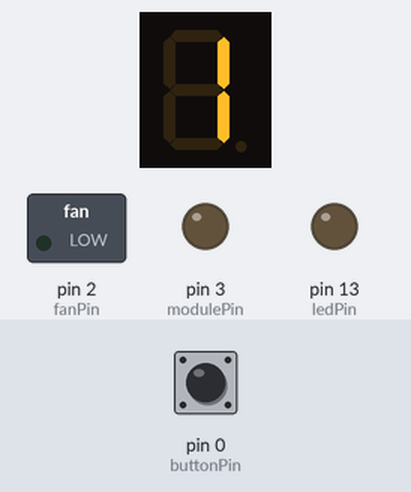
Recording of a sketch running on a simulated Arduino Uno, built with avr-gcc and run on an emulated ATmega328P. Shown: 1-digit seven-segment display, switched loads named in the sketch (green lamp = pin HIGH), output pins drawn as LEDs (lit = HIGH). Wiring (inferred from the names in the program): 1-digit 7-segment display, segments lit when HIGH: segments pin 5, pin 6, pin 7, pin 8, pin 9, pin 10, pin 11. Inputs (shaded band) come from the test bench; at power-on: pin 0 (buttonPin) LOW. The segment pins are drawn as the display they are named for; pins used as bus, display or sensor lines are not drawn.

Above: at 1.2 s.
1.3 s: pin 0 (buttonPin) pulled HIGH for 0.15 s
At 2.3 s:
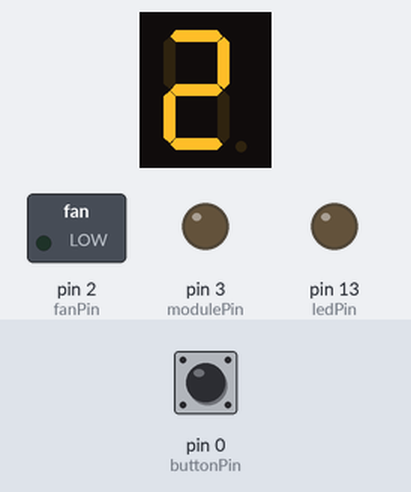
2.9 s: pin 0 (buttonPin) pulled HIGH for 1 s
At 4.8 s:
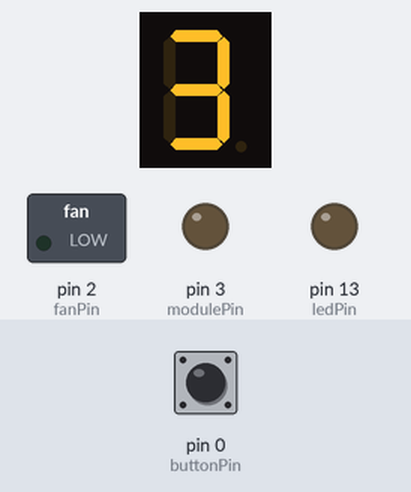
5.4 s: pin 0 (buttonPin) pulled HIGH for 3.2 s
At 6.7 s:
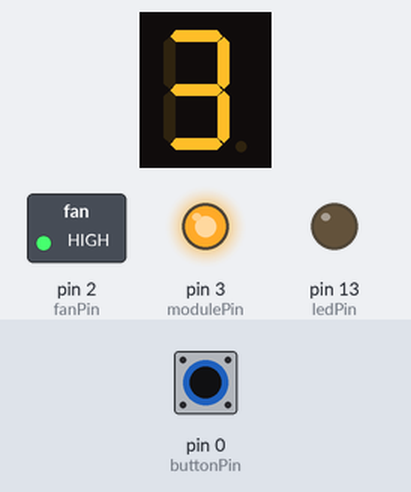
Timing chart, 0 to 37.9 s (numbered marks = the images above; inputs shaded):
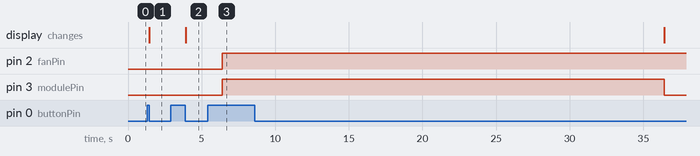

Measured:
- after the input at 1.3 s, the display: changes after 0.16 s (image 1)
- after the input at 2.9 s, the display: changes after 1.0 s (image 2)
- after the input at 5.4 s, pin 2 (fanPin): LOW → HIGH after 1.0 s; pin 3 (modulePin): LOW → HIGH after 1.0 s, → LOW 30.0 s later

The sketch:

_7_segments_display_shift_reg.ino
```cpp
/*
Adafruit Arduino - Lesson 4. 8 LEDs and a Shift Register
*/
 // 0 = 252 ; 1 = 96 ; 2 = 218 ; 3 = 242 ; 4 = 102 ; 5 = 182 ; 6 = 190 ; 7 = 224 ; 8 = 254 ; 9 = 246
//int latchPin = 4;
//int clockPin = 3;
//int dataPin = 2;
int i = 1; //used for displayed digits
//int number [] = {252, 96, 218, 242, 102, 182, 190, 224, 254, 246}; //dec for numbers
int digit = 0;
const int buttonPin = 0;    // the number of the pushbutton pin was 40
const int ledPin = 13;      // the number of the LED pin
const int modulePin = 3;    // that goes to LED module, was 41
const int fanPin = 2;    // goes to fan, was 30


// Variables will change:
int ledState = LOW;         // the current state of the output pin
int buttonState;             // the current reading from the input pin
int lastButtonState = LOW;   // the previous reading from the input pin
int time = 0;
long n = 0;
long fantime = 0;            //used add 30 sec to fan time

int D0 = 5;                //Display pins test
int D1 = 6;
int D2 = 7;
int D3 = 8;
int D4 = 9;
int D5 = 10;
int D6 = 11;

// the following variables are long's because the time, measured in miliseconds,
// will quickly become a bigger number than can be stored in an int.
long lastDebounceTime = 0;    // the last time the output pin was toggled
long debounceDelay = 10;    // the debounce time; increase if the output flickers
long lastturnOnTime = 0;        //
long turnOnTime = 1000;    // used for turn on

void setup()
{
 // pinMode(latchPin, OUTPUT);
 // pinMode(dataPin, OUTPUT);
 // pinMode(clockPin, OUTPUT);
  pinMode(buttonPin, INPUT);
  pinMode(ledPin, OUTPUT);
  pinMode(modulePin, OUTPUT);
  pinMode (fanPin, OUTPUT);
  pinMode (D0, OUTPUT);
  pinMode (D1, OUTPUT);
  pinMode (D2, OUTPUT);
  pinMode (D3, OUTPUT);
  pinMode (D4, OUTPUT);
  pinMode (D5, OUTPUT);
  pinMode (D6, OUTPUT);
  //Serial.begin(9600);

  // set initial LED state
  digitalWrite(ledPin, ledState);
  digitalWrite (modulePin, LOW);

}

void loop()
{

  //===== BUTTON PART======

   // read the state of the switch into a local variable:
  int reading = digitalRead(buttonPin);

  // check to see if you just pressed the button
  // (i.e. the input went from LOW to HIGH),  and you've waited
  // long enough since the last press to ignore any noise:

  // If the switch changed, due to noise or pressing:
  if (reading != lastButtonState) {
    // reset the debouncing timer
    lastDebounceTime = millis();
    lastturnOnTime = millis();
  }

  if ((millis() - lastDebounceTime) > debounceDelay) {
    // whatever the reading is at, it's been there for longer
    // than the debounce delay, so take it as the actual current state:

    // if the button state has changed:
    if (reading != buttonState) {
      buttonState = reading;

      // only toggle the LED if the new button state is LOW
      if (buttonState == LOW)    //action at button release

      {
       // ledState = !ledState;  //REMOVE LATER

        if (i<=8) i = i+1;
        else i = 1;
      }
        //else if (i>9) i = 0;  //original
        else if (buttonState == HIGH){
          lastturnOnTime = millis();

        }

      }
    }

  Serial.println(buttonState);
  time = (millis() - lastturnOnTime);
  if (reading == LOW) time = 0;

   if (reading == HIGH && time > turnOnTime) {


  //=====Turn light on

 digitalWrite(modulePin, HIGH);
 digitalWrite (fanPin, HIGH);
 delay (i*10000L); //normal mode
 digitalWrite(modulePin, LOW);
 fantime = millis() + i*10000L;
 i = 0;
 }


 if (millis() >= fantime) {
digitalWrite (fanPin, LOW);
 fantime = 0;
 }

  // save the reading.  Next time through the loop,
  // it'll be the lastButtonState:
  lastButtonState = reading;
  //Serial.println(fanPin);
// ========DISPLAY PART=====

//========atmega328 pins
// ZERO
if (i==0)
{
digitalWrite (D0, HIGH);
digitalWrite (D1, HIGH);
digitalWrite (D2, HIGH);
digitalWrite (D3, HIGH);
digitalWrite (D4, HIGH);
digitalWrite (D5, HIGH);
digitalWrite (D6, LOW);
}

//ONE
if (i==1)
{
digitalWrite (D0, LOW);
digitalWrite (D1, HIGH);
digitalWrite (D2, HIGH);
digitalWrite (D3, LOW);
digitalWrite (D4, LOW);
digitalWrite (D5, LOW);
digitalWrite (D6, LOW);
}
//TWO
if (i==2)
{
digitalWrite (D0, HIGH);
digitalWrite (D1, HIGH);
digitalWrite (D2, LOW);
digitalWrite (D3, HIGH);
digitalWrite (D4, HIGH);
digitalWrite (D5, LOW);
digitalWrite (D6, HIGH);
}
//THREE
if (i==3)
{
digitalWrite (D0, HIGH);
digitalWrite (D1, HIGH);
digitalWrite (D2, HIGH);
digitalWrite (D3, HIGH);
digitalWrite (D4, LOW);
digitalWrite (D5, LOW);
digitalWrite (D6, HIGH);
}

//FOUR
if (i==4)
{
digitalWrite (D0, LOW);
digitalWrite (D1, HIGH);
digitalWrite (D2, HIGH);
digitalWrite (D3, LOW);
digitalWrite (D4, LOW);
digitalWrite (D5, HIGH);
digitalWrite (D6, HIGH);
}
//FIVE
if (i==5)
{
digitalWrite (D0, HIGH);
digitalWrite (D1, LOW);
digitalWrite (D2, HIGH);
digitalWrite (D3, HIGH);
digitalWrite (D4, LOW);
digitalWrite (D5, HIGH);
digitalWrite (D6, HIGH);
}
//SIX
if (i==6)
{
digitalWrite (D0, HIGH);
digitalWrite (D1, LOW);
digitalWrite (D2, HIGH);
digitalWrite (D3, HIGH);
digitalWrite (D4, HIGH);
digitalWrite (D5, HIGH);
digitalWrite (D6, HIGH);
}
//SEVEN
if (i==7)
{
digitalWrite (D0, HIGH);
digitalWrite (D1, HIGH);
digitalWrite (D2, HIGH);
digitalWrite (D3, LOW);
digitalWrite (D4, LOW);
digitalWrite (D5, LOW);
digitalWrite (D6, LOW);
}
//EIGHT
if (i==8)
{
digitalWrite (D0, HIGH);
digitalWrite (D1, HIGH);
digitalWrite (D2, HIGH);
digitalWrite (D3, HIGH);
digitalWrite (D4, HIGH);
digitalWrite (D5, HIGH);
digitalWrite (D6, HIGH);
}

//NINE
if (i==9)
{
digitalWrite (D0, HIGH);
digitalWrite (D1, HIGH);
digitalWrite (D2, HIGH);
digitalWrite (D3, HIGH);
digitalWrite (D4, LOW);
digitalWrite (D5, HIGH);
digitalWrite (D6, HIGH);
}

}
```
